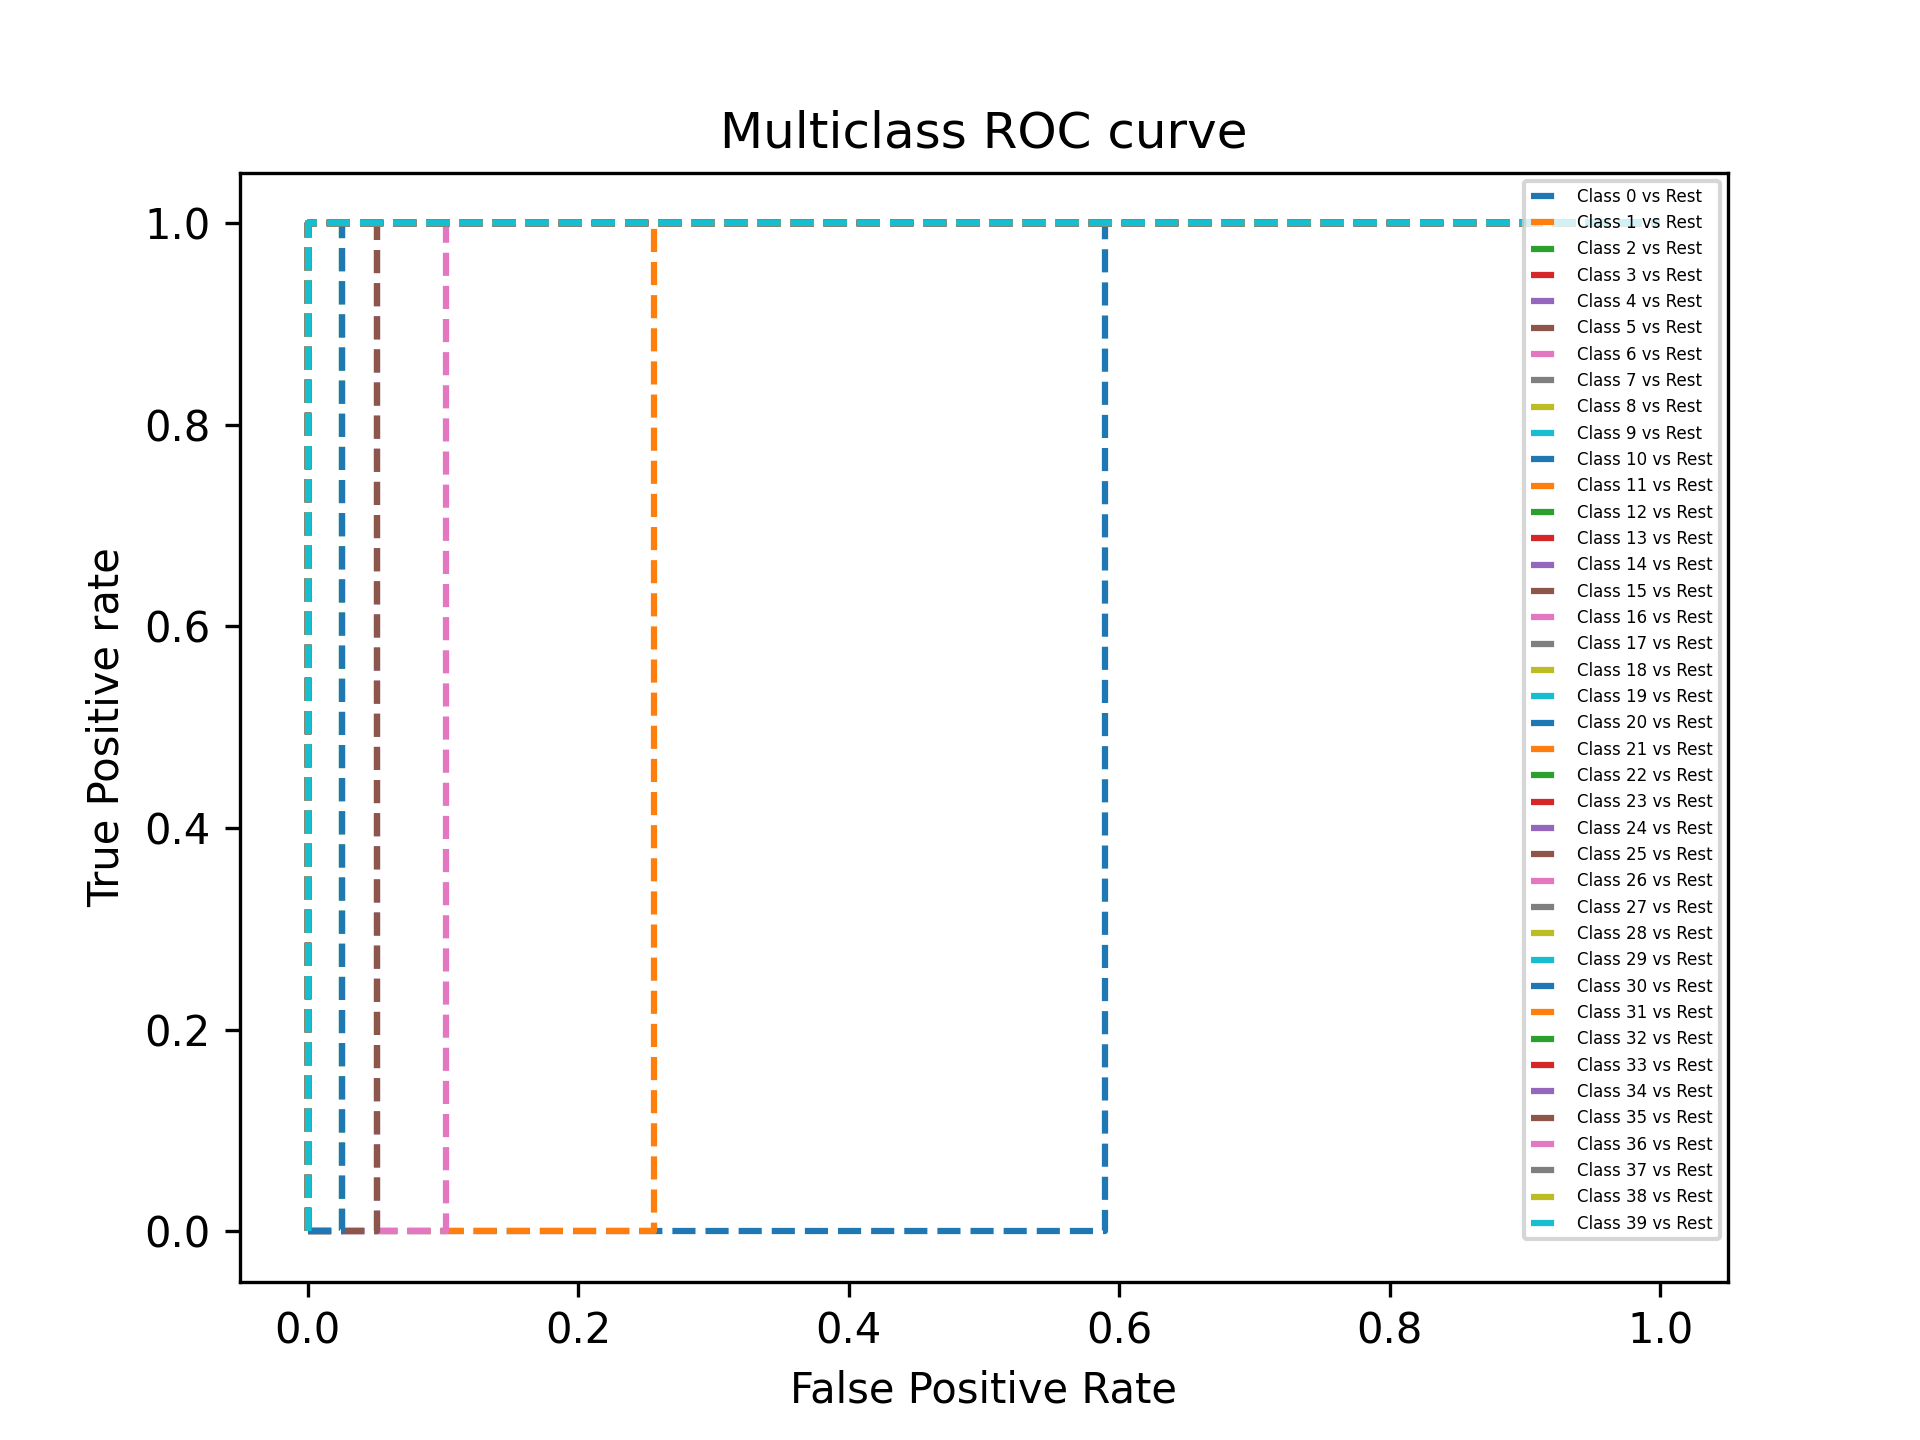

Python code for this plot:
import numpy as np
from sklearn.metrics import roc_curve
import matplotlib.pyplot as plt

def my_roc_curve(arr):
    fpr = {}
    tpr = {}
    thresh = {}
    y_labels = [i for i in range(40)]
    for i in range(40):
        a = arr[i, :-1]
        a = a.reshape((a.shape[0], 1))
        fpr[i], tpr[i], thresh[i] = roc_curve(y_labels, a, pos_label=arr[i, -1])

    for i in range(40):
        plt.plot(fpr[i], tpr[i], label='Class {} vs Rest'.format(i) ,linestyle='--')

    plt.title('Multiclass ROC curve')
    plt.xlabel('False Positive Rate')
    plt.ylabel('True Positive rate')
    plt.legend(loc='upper right', prop={'size': 4})
    plt.savefig('roc', dpi=300)


if __name__ == '__main__':
    arr = np.loadtxt('roc-data.txt', delimiter='\t')
    my_roc_curve(arr)
